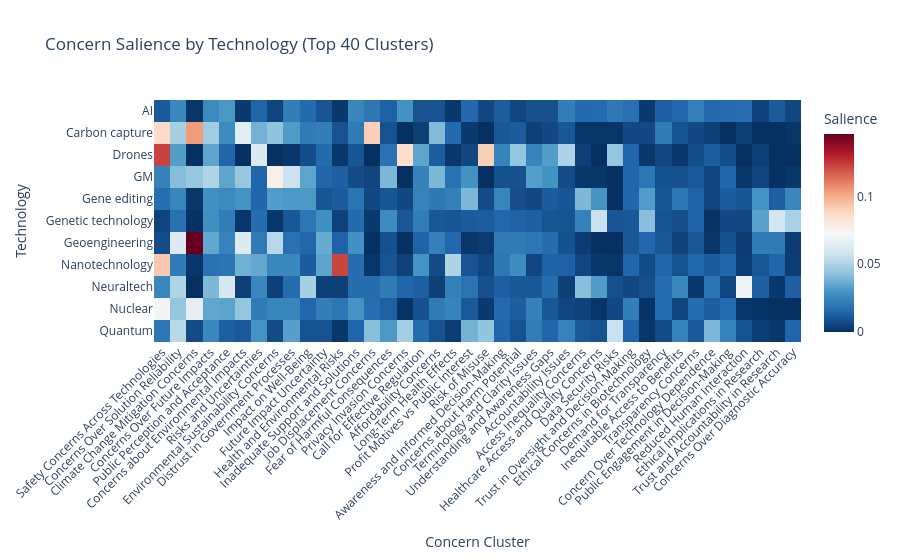

Notebook source saved alongside this figure:
### Code cell
# @title Visualise cross-technology concern distribution
show_status("Creating cross-technology concern heatmap...")
# Deduplicate labels: if two clusters share a label, suffix them with cluster id
from collections import Counter
_counts = Counter(CLUSTER_LABELS.values())
_unique_labels = {
    cid: (f"{lbl} (#{cid})" if _counts[lbl] > 1 else lbl)
    for cid, lbl in CLUSTER_LABELS.items()
}
fig = _address.cross_technology_heatmap(salience_df, _unique_labels, "concern", top_n=40)
fig.show()
show_complete("Cross-technology concern heatmap complete")

### Figure 1 — Plotly figure (JSON) as saved in the notebook; plotly's stock layout.template omitted (floating-point values rounded to 4 significant figures; data arrays with more than 128 entries replaced by an {"elided": "..."} marker saying what was removed)
{"data": [{"coloraxis": "coloraxis", "hovertemplate": "Concern Cluster: %{x}<br>Technology: %{y}<br>Salience: %{z}<extra></extra>", "name": "0", "type": "heatmap", "x": ["Safety Concerns Across Technologies", "Concerns Over Solution Reliability", "Climate Change Mitigation Concerns", "Concerns Over Future Impacts", "Public Perception and Acceptance", "Concerns about Environmental Impacts", "Risks and Uncertainties", "Environmental Sustainability Concerns", "Distrust in Government Processes", "Impact on Well-Being", "Future Impact Uncertainty", "Health and Environmental Risks", "Inadequate Support and Solutions", "Job Displacement Concerns", "Fear of Harmful Consequences", "Privacy Invasion Concerns", "Call for Effective Regulation", "Affordability Concerns", "Long-Term Health Effects", "Profit Motives vs Public Interest", "Risk of Misuse", "Awareness and Informed Decision-Making", "Concerns about Harm Potential", "Terminology and Clarity Issues", "Understanding and Awareness Gaps", "Accountability Issues", "Access Inequality Concerns", "Healthcare Access and Quality Concerns", "Data Security Risks", "Trust in Oversight and Decision-Making", "Ethical Concerns in Biotechnology", "Demand for Transparency", "Inequitable Access to Benefits", "Transparency Concerns", "Concern Over Technology Dependence", "Public Engagement in Decision-Making", "Reduced Human Interaction", "Ethical Implications in Research", "Trust and Accountability in Research", "Concerns Over Diagnostic Accuracy"], "xaxis": "x", "y": ["AI", "Carbon capture", "Drones", "GM", "Gene editing", "Genetic technology", "Geoengineering", "Nanotechnology", "Neuraltech", "Nuclear", "Quantum"], "yaxis": "y", "z": {"elided": "11x40 float values"}}], "layout": {"coloraxis": {"autocolorscale": false, "colorbar": {"title": {"text": "Salience"}}, "colorscale": [[0, "rgb(5,48,97)"], [0.1, "rgb(33,102,172)"], [0.2, "rgb(67,147,195)"], [0.3, "rgb(146,197,222)"], [0.4, "rgb(209,229,240)"], [0.5, "rgb(247,247,247)"], [0.6, "rgb(253,219,199)"], [0.7, "rgb(244,165,130)"], [0.8, "rgb(214,96,77)"], [0.9, "rgb(178,24,43)"], [1, "rgb(103,0,31)"]]}, "margin": {"b": 200, "l": 150}, "title": {"text": "Concern Salience by Technology (Top 40 Clusters)"}, "xaxis": {"anchor": "y", "domain": [0, 1], "tickangle": -45, "title": {"text": "Concern Cluster"}}, "yaxis": {"anchor": "x", "autorange": "reversed", "domain": [0, 1], "title": {"text": "Technology"}}}}
